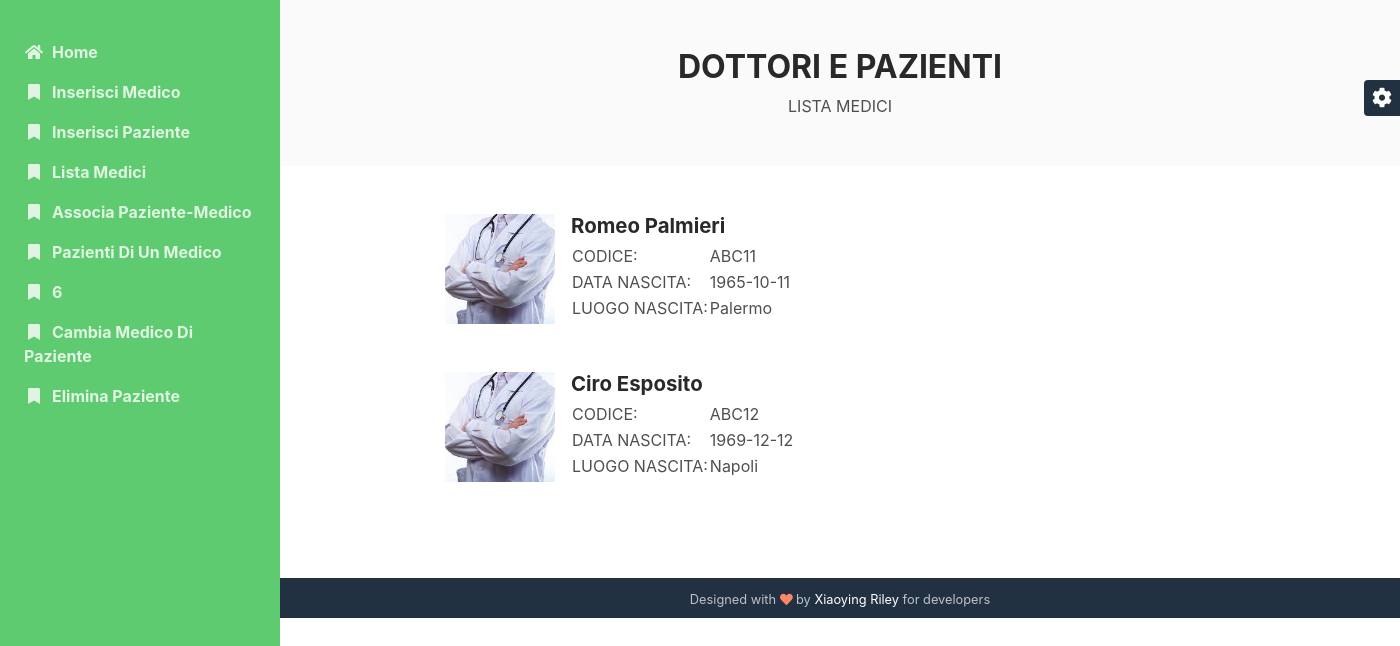
Screenshot of /sito/listaMedici.php with the database file from the repository.
### tables this page shows
CREATE TABLE `medico` (
  `codice` varchar(16) NOT NULL,
  `cognome` varchar(30) NOT NULL,
  `nome` varchar(30) NOT NULL,
  `dataNascita` date NOT NULL,
  `luogoNascita` varchar(50) NOT NULL
);

### sito/listaMedici.php (the view, shortened to what this page needs)
<!DOCTYPE html>
<html lang="en">
<head>
    <link id="theme-style" rel="stylesheet" href="assets/css/theme-1.css">
</head>
<body>
    <?php
    include('./SCRIPT/connetti.php');
    ?>
    <div class="main-wrapper">
        <section class="cta-section theme-bg-light py-5">
		    <div class="container text-center">
			    <h2 class="heading">DOTTORI E PAZIENTI</h2>
			    <div class="intro">LISTA MEDICI</div>
		    </div>
	    </section>
	    <section class="blog-list px-3 py-5 p-md-5">
		    <div class="container">
			    <?php
                $medici_sql = mysqli_query($connessione, "SELECT * FROM `medico`");
                while ($medico = mysqli_fetch_assoc($medici_sql)){
                    $codice = $medico['codice'];
                    $cognome = $medico['cognome'];
                    $nome = $medico['nome'];
                    $data = $medico['dataNascita'];
                    $luogoNascita = $medico['luogoNascita'];
                    echo("
                    <div class='item mb-5'>
                        <div class='media'>
                            <img class='mr-3 img-fluid post-thumb d-none d-md-flex' src='./IMMAGINI/medico.jfif' alt='image'>
                            <div class='media-body'>
                                <h3 class='title mb-1'>$nome $cognome</h3>
                                <table>
                                    <tr>
                                        <td>CODICE: </td>
                                        <td>$codice</td>
                                    </tr>
                                    <tr>
                                        <td>DATA NASCITA: </td>
                                        <td>$data</td>
                                    </tr>
                                    <tr>
                                        <td>LUOGO NASCITA: </td>
                                        <td>$luogoNascita</td>
                                    </tr>
                                </table>
                            </div>
                        </div>
			        </div>
                    ");
                }
                ?>
            </div>
	    </section>
	    <footer class="footer text-center py-2 theme-bg-dark">
                <small class="copyright">Designed with <i class="fas fa-heart" style="color: #fb866a;"></i> by <a href="http://themes.3rdwavemedia.com" target="_blank">Xiaoying Riley</a> for developers</small>
	    </footer>
    </div>
	<div id="config-panel" class="config-panel d-none d-lg-block">
        <div class="panel-inner">
            <a id="config-trigger" class="config-trigger config-panel-hide text-center" href="#"><i class="fas fa-cog fa-spin mx-auto" data-fa-transform="down-6" ></i></a>
        </div>
    </div>
</body>
</html>

### rows the page displays
medico: nome "Romeo", cognome "Palmieri", codice "ABC11", dataNascita "1965-10-11", luogoNascita "Palermo"
medico: nome "Ciro", cognome "Esposito", codice "ABC12", dataNascita "1969-12-12", luogoNascita "Napoli"
